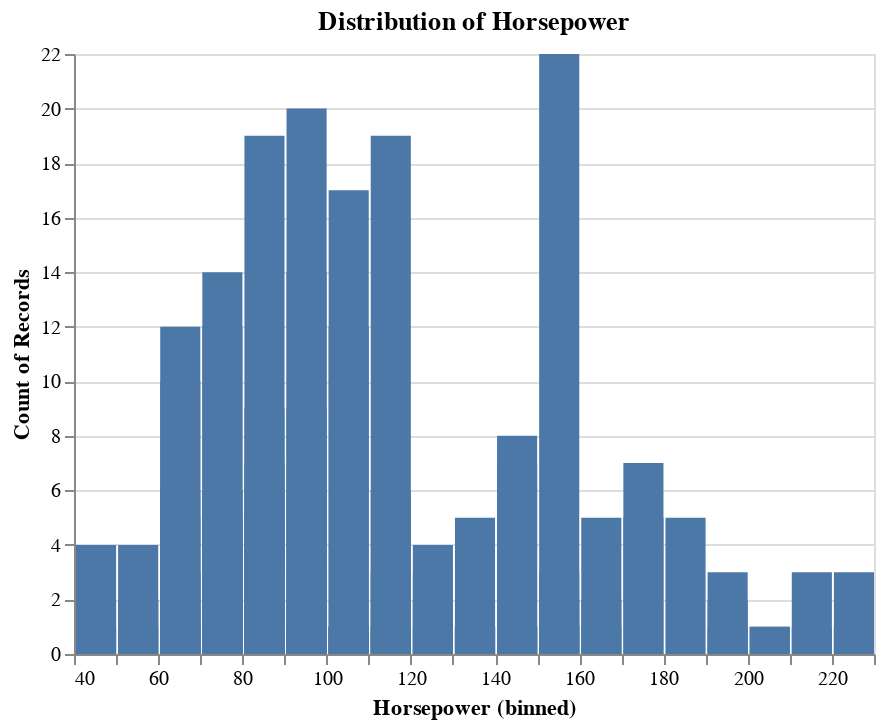

This figure's notebook cell:
### Code cell
# Create a histogram
histogram = alt.Chart(cars).mark_bar().encode(
    alt.X('Horsepower', bin=alt.Bin(maxbins=30)),
    y='count()',
    tooltip=['Horsepower', 'count()']
).properties(
    title='Distribution of Horsepower'
)

histogram

### Figure 1 — Vega-Lite specification as saved in the notebook (floating-point values rounded to 4 significant figures; data arrays with more than 128 entries replaced by an {"elided": "..."} marker saying what was removed)
{"config": {"view": {"continuousWidth": 400, "continuousHeight": 300}}, "data": {"name": "data-f02450ab61490a1363517a0190416235"}, "mark": "bar", "encoding": {"tooltip": [{"field": "Horsepower", "type": "quantitative"}, {"aggregate": "count", "type": "quantitative"}], "x": {"bin": {"maxbins": 30}, "field": "Horsepower", "type": "quantitative"}, "y": {"aggregate": "count", "type": "quantitative"}}, "title": "Distribution of Horsepower", "$schema": "https://vega.github.io/schema/vega-lite/v4.17.0.json", "datasets": {"data-f02450ab61490a1363517a0190416235": {"elided": "406 records"}}}
